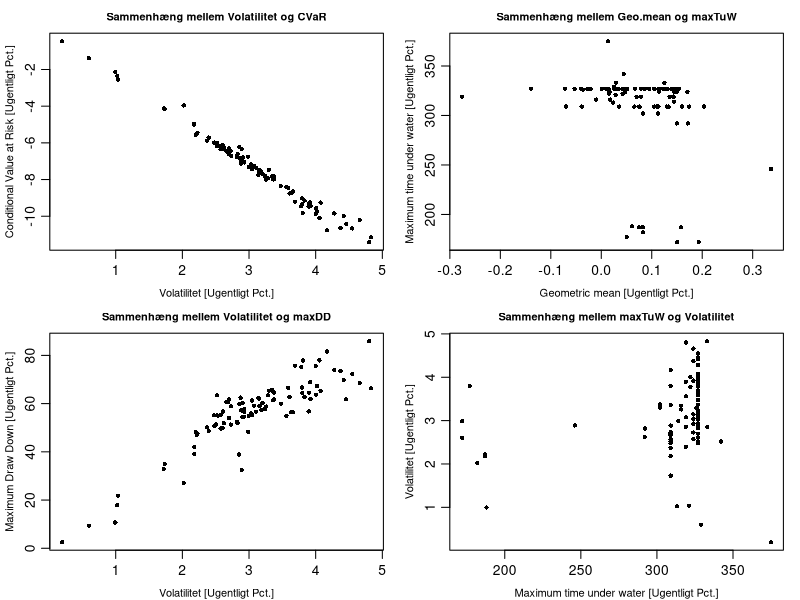

Generate this figure with R: (Note: this script raises an error after producing the figure.)
# read data
setwd("D:/OneDrive/Dokumenter/DTU/Statistik/finans_project/R-scripts")
etfSum <- read.table("finans2_data.csv",header=TRUE, sep=",")
str(etfSum)

#kkkkkkkkkkkkkkkkkkkkkkkkkkkkkkkkkkkkkkkkkkkkkkkkkkkkkkkkkkkkkk

## Bestem den empiriske korrelation for de udvalgte variable og
## undersøg afhængighed

print(cor(etfSum[,2:7], use="everything", method="pearson"), digits = 3)
cov(etfSum$Geo.mean,etfSum$maxTuW)/sd(etfSum$Geo.mean)/sd(etfSum$maxTuW)


## Først trimmes pladsen rundt om selve plottet. Se mere på ?par
par(mar=c(3,3,2,1),mgp=c(2,0.7,0))
par(mfrow=c(2,2))

plot(etfSum$Volatility, etfSum$CVaR, pch=16, cex=0.7,
     xlab="Volatilitet [Ugentligt Pct.]",
     ylab="Conditional Value at Risk [Ugentligt Pct.]", cex.lab=0.8,
     main="Sammenhæng mellem Volatilitet og CVaR", cex.main=0.8)

plot(etfSum$Geo.mean, etfSum$maxTuW, pch=16, cex=0.7,
     xlab="Geometric mean [Ugentligt Pct.]",
     ylab="Maximum time under water [Ugentligt Pct.]", cex.lab=0.8,
     main="Sammenhæng mellem Geo.mean og maxTuW", cex.main=0.8)

plot(etfSum$Volatility, etfSum$maxDD, pch=16, cex=0.7,
     xlab="Volatilitet [Ugentligt Pct.]",
     ylab="Maximum Draw Down [Ugentligt Pct.]", cex.lab=0.8,
     main="Sammenhæng mellem Volatilitet og maxDD", cex.main=0.8)

plot(etfSum$maxTuW, etfSum$Volatility, pch=16, cex=0.7,
     xlab="Maximum time under water [Ugentligt Pct.]",
     ylab="Volatilitet [Ugentligt Pct.]", cex.lab=0.8,
     main="Sammenhæng mellem maxTuW og Volatilitet", cex.main=0.8)


# llllllllllllllllllllllllllllllllllllllllllllllllllllllllllllllllllllllllll
#lineær model
fit <- lm(Geo.mean~VaR, data=etfSum) # vælger den med højest correlation
summary <- summary(fit)

ggplot(data = etfSum, aes(x = VaR, y = Geo.mean))+
  geom_point() + 
  geom_smooth(method = "lm", se = TRUE)


# manuelt udregnet
x <- etfSum$VaR
y <- etfSum$Geo.mean

mux <- mean(x)
muy <- mean(y)

sxx <- sum((x-mux)^2)

beta1 <- sum((y-muy)*(x-mux))/sxx
beta0 <- muy-beta1*mux
  
rss <- sum((y-(beta0+beta1*x))^2)
n <- length(x)

sigma <- rss/(n-2)

#nnnnnnnnnnnnnnnnnnnnnnnnnnnnnnnnnnn
# forklaret varians
summary$r.squared

#forklaret korrelation
sqrt(summary$r.squared)

       